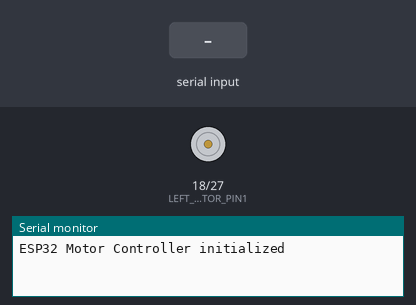
The sketch below on a simulated ESP32. Parts: motor-driver pin pairs drawn as motors (green arrow = first pin HIGH = forward, orange = second pin HIGH = backward, longer = more drive), the last lines printed to the serial monitor. The test bench sets the inputs (shaded band).

Above: at 1.2 s.
1.3 s: "L:45\n" received over the second serial link
At 1.8 s:
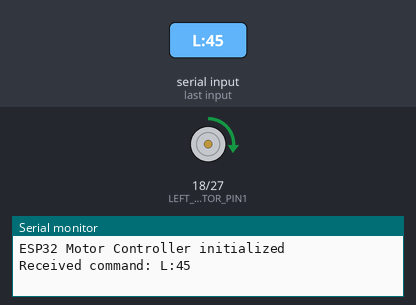
2.8 s: "PING\n" received over the second serial link
4.3 s: ":\n" received over the second serial link
Timing chart, 0 to 7.3 s (numbered marks = the images above; inputs shaded):
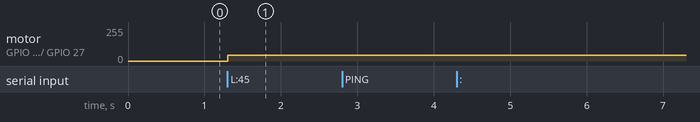

The sketch:

motor_control_esp32.ino
```cpp
/*
 * ESP32 Motor Control
 *
 * This program receives commands from Jetson Orin via UART
 * and controls motors accordingly.
 *
 * UART Connections:
 * - ESP32 Pin 16 (RX) connects to Jetson Orin Pin 8 (TX)
 * - ESP32 Pin 17 (TX) connects to Jetson Orin Pin 10 (RX)
 *
 * Motor Connections:
 * - Left Motor: ESP32 Pins 18 and 27
 */

// Define motor control pins
#define LEFT_MOTOR_PIN1 18
#define LEFT_MOTOR_PIN2 27

// PWM properties
#define PWM_FREQUENCY 5000
#define PWM_RESOLUTION 8
#define PWM_MAX 255

// PWM channels
#define PWM_CHANNEL_LEFT_1 0
#define PWM_CHANNEL_LEFT_2 1

// Buffer for incoming data
#define MAX_BUFFER_SIZE 64
char buffer[MAX_BUFFER_SIZE];
int bufferIndex = 0;

void setup() {
  // Initialize UART communication
  Serial.begin(115200);
  Serial2.begin(115200, SERIAL_8N1, 16, 17); // RX=16, TX=17

  // Configure motor control pins
  pinMode(LEFT_MOTOR_PIN1, OUTPUT);
  pinMode(LEFT_MOTOR_PIN2, OUTPUT);

  // Configure PWM for motor control
  ledcSetup(PWM_CHANNEL_LEFT_1, PWM_FREQUENCY, PWM_RESOLUTION);
  ledcSetup(PWM_CHANNEL_LEFT_2, PWM_FREQUENCY, PWM_RESOLUTION);

  // Attach PWM channels to GPIO pins
  ledcAttachPin(LEFT_MOTOR_PIN1, PWM_CHANNEL_LEFT_1);
  ledcAttachPin(LEFT_MOTOR_PIN2, PWM_CHANNEL_LEFT_2);

  // Stop motors initially
  stopLeftMotor();

  Serial.println("ESP32 Motor Controller initialized");
  Serial2.println("ESP32 Motor Controller initialized");
}

void loop() {
  // Check for commands from Jetson Orin
  if (Serial2.available()) {
    char c = Serial2.read();

    // Process complete commands (terminated by newline)
    if (c == '\n') {
      buffer[bufferIndex] = '\0';  // Null-terminate the string
      processCommand(buffer);
      bufferIndex = 0;  // Reset buffer for next command
    } else if (bufferIndex < MAX_BUFFER_SIZE - 1) {
      buffer[bufferIndex++] = c;  // Add character to buffer
    }
  }
}

void processCommand(const char* cmd) {
  Serial.print("Received command: ");
  Serial.println(cmd);

  // Check for ping command
  if (strcmp(cmd, "PING") == 0) {
    Serial2.println("PONG");
    return;
  }

  // Process left motor command (format: "L:speed")
  if (cmd[0] == 'L' && cmd[1] == ':') {
    int speed = atoi(&cmd[2]);
    setLeftMotorSpeed(speed);
    Serial2.print("Left motor set to speed: ");
    Serial2.println(speed);
    return;
  }

  // Unknown command
  Serial2.println("Unknown command");
}

void setLeftMotorSpeed(int speed) {
  // Constrain speed to valid range
  speed = constrain(speed, -PWM_MAX, PWM_MAX);

  if (speed > 0) {
    // Forward
    ledcWrite(PWM_CHANNEL_LEFT_1, speed);
    ledcWrite(PWM_CHANNEL_LEFT_2, 0);
  } else if (speed < 0) {
    // Backward
    ledcWrite(PWM_CHANNEL_LEFT_1, 0);
    ledcWrite(PWM_CHANNEL_LEFT_2, -speed);
  } else {
    // Stop
    stopLeftMotor();
  }
}

void stopLeftMotor() {
  ledcWrite(PWM_CHANNEL_LEFT_1, 0);
  ledcWrite(PWM_CHANNEL_LEFT_2, 0);
} 
```

Measured:
- after the input at 1.3 s, motor on GPIO 18 (LEFT_MOTOR_PIN1) / GPIO 27 (LEFT_MOTOR_PIN2): stopped → forward 45/255 at once
